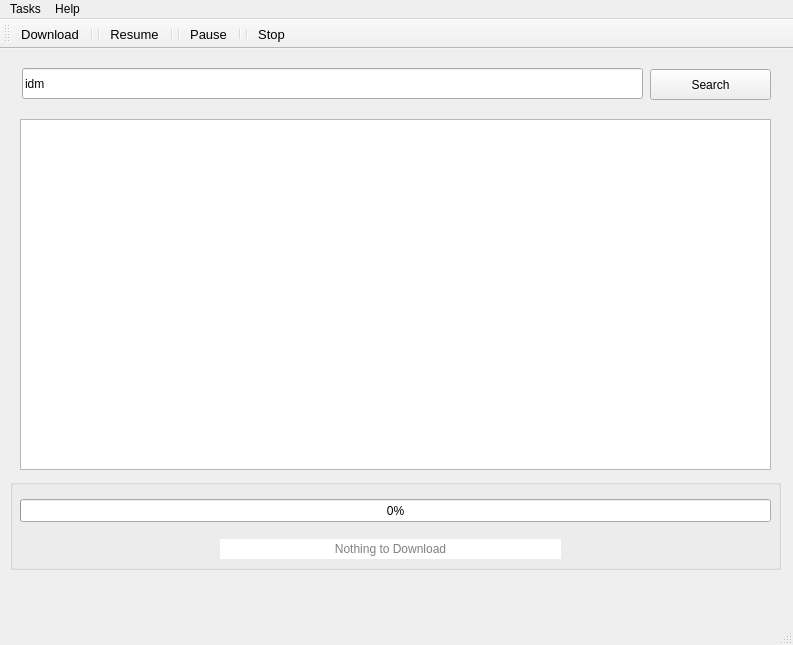
<?xml version="1.0" encoding="UTF-8"?>
<ui version="4.0">
 <class>MainWindow</class>
 <widget class="QMainWindow" name="MainWindow">
  <property name="geometry">
   <rect>
    <x>0</x>
    <y>0</y>
    <width>793</width>
    <height>645</height>
   </rect>
  </property>
  <property name="windowTitle">
   <string>MainWindow</string>
  </property>
  <property name="iconSize">
   <size>
    <width>25</width>
    <height>25</height>
   </size>
  </property>
  <widget class="QWidget" name="centralwidget">
   <widget class="QLineEdit" name="searchBar">
    <property name="geometry">
     <rect>
      <x>22</x>
      <y>19</y>
      <width>621</width>
      <height>31</height>
     </rect>
    </property>
    <property name="text">
     <string>idm</string>
    </property>
    <property name="frame">
     <bool>true</bool>
    </property>
    <property name="alignment">
     <set>Qt::AlignLeading|Qt::AlignLeft|Qt::AlignVCenter</set>
    </property>
    <property name="dragEnabled">
     <bool>true</bool>
    </property>
    <property name="placeholderText">
     <string>Search softwares on Torrent</string>
    </property>
    <property name="cursorMoveStyle">
     <enum>Qt::LogicalMoveStyle</enum>
    </property>
   </widget>
   <widget class="QGroupBox" name="groupBox">
    <property name="geometry">
     <rect>
      <x>10</x>
      <y>430</y>
      <width>771</width>
      <height>91</height>
     </rect>
    </property>
    <property name="styleSheet">
     <string notr="true"/>
    </property>
    <property name="title">
     <string/>
    </property>
    <widget class="QProgressBar" name="progressBar">
     <property name="geometry">
      <rect>
       <x>10</x>
       <y>20</y>
       <width>751</width>
       <height>23</height>
      </rect>
     </property>
     <property name="mouseTracking">
      <bool>false</bool>
     </property>
     <property name="focusPolicy">
      <enum>Qt::NoFocus</enum>
     </property>
     <property name="autoFillBackground">
      <bool>false</bool>
     </property>
     <property name="value">
      <number>0</number>
     </property>
     <property name="alignment">
      <set>Qt::AlignCenter</set>
     </property>
    </widget>
    <widget class="QLineEdit" name="status">
     <property name="geometry">
      <rect>
       <x>210</x>
       <y>60</y>
       <width>341</width>
       <height>20</height>
      </rect>
     </property>
     <property name="focusPolicy">
      <enum>Qt::NoFocus</enum>
     </property>
     <property name="text">
      <string/>
     </property>
     <property name="frame">
      <bool>false</bool>
     </property>
     <property name="alignment">
      <set>Qt::AlignCenter</set>
     </property>
     <property name="readOnly">
      <bool>true</bool>
     </property>
     <property name="placeholderText">
      <string>Nothing to Download</string>
     </property>
    </widget>
   </widget>
   <widget class="QPushButton" name="pushButton">
    <property name="geometry">
     <rect>
      <x>650</x>
      <y>20</y>
      <width>121</width>
      <height>31</height>
     </rect>
    </property>
    <property name="text">
     <string>Search</string>
    </property>
   </widget>
   <widget class="QTableWidget" name="tableWidget">
    <property name="geometry">
     <rect>
      <x>20</x>
      <y>70</y>
      <width>751</width>
      <height>351</height>
     </rect>
    </property>
    <attribute name="verticalHeaderShowSortIndicator" stdset="0">
     <bool>true</bool>
    </attribute>
   </widget>
  </widget>
  <widget class="QMenuBar" name="menubar">
   <property name="geometry">
    <rect>
     <x>0</x>
     <y>0</y>
     <width>793</width>
     <height>21</height>
    </rect>
   </property>
   <widget class="QMenu" name="menuOptions">
    <property name="title">
     <string>Help</string>
    </property>
    <addaction name="actionTutorials"/>
    <addaction name="separator"/>
    <addaction name="actionContact"/>
    <addaction name="actionAbout"/>
    <addaction name="actionDonate"/>
   </widget>
   <widget class="QMenu" name="menuTasks">
    <property name="title">
     <string>Tasks</string>
    </property>
    <addaction name="actionDownload"/>
    <addaction name="separator"/>
    <addaction name="actionResume"/>
    <addaction name="actionPause"/>
    <addaction name="actionStop"/>
    <addaction name="actionLocation"/>
    <addaction name="separator"/>
    <addaction name="actionExit"/>
   </widget>
   <addaction name="menuTasks"/>
   <addaction name="menuOptions"/>
  </widget>
  <widget class="QToolBar" name="toolBar">
   <property name="windowTitle">
    <string>toolBar</string>
   </property>
   <property name="iconSize">
    <size>
     <width>50</width>
     <height>50</height>
    </size>
   </property>
   <property name="toolButtonStyle">
    <enum>Qt::ToolButtonTextUnderIcon</enum>
   </property>
   <property name="floatable">
    <bool>true</bool>
   </property>
   <attribute name="toolBarArea">
    <enum>TopToolBarArea</enum>
   </attribute>
   <attribute name="toolBarBreak">
    <bool>false</bool>
   </attribute>
   <addaction name="actionDownload"/>
   <addaction name="separator"/>
   <addaction name="separator"/>
   <addaction name="actionResume"/>
   <addaction name="separator"/>
   <addaction name="separator"/>
   <addaction name="actionPause"/>
   <addaction name="separator"/>
   <addaction name="separator"/>
   <addaction name="actionStop"/>
  </widget>
  <widget class="QStatusBar" name="statusBar"/>
  <action name="actionTutorials">
   <property name="text">
    <string>Tutorials</string>
   </property>
  </action>
  <action name="actionDownload">
   <property name="icon">
    <iconset>
     <normalon>:/download2.png</normalon>
    </iconset>
   </property>
   <property name="text">
    <string>Download</string>
   </property>
   <property name="statusTip">
    <string>Download</string>
   </property>
   <property name="font">
    <font>
     <family>MS Shell Dlg 2</family>
     <pointsize>10</pointsize>
    </font>
   </property>
  </action>
  <action name="actionResume">
   <property name="icon">
    <iconset resource="icons/icons.qrc">
     <normaloff>:/resume.png</normaloff>:/resume.png</iconset>
   </property>
   <property name="text">
    <string>Resume</string>
   </property>
   <property name="font">
    <font>
     <pointsize>10</pointsize>
    </font>
   </property>
  </action>
  <action name="actionPause">
   <property name="icon">
    <iconset resource="icons/icons.qrc">
     <normaloff>:/pause.png</normaloff>:/pause.png</iconset>
   </property>
   <property name="text">
    <string>Pause</string>
   </property>
   <property name="font">
    <font>
     <pointsize>10</pointsize>
    </font>
   </property>
  </action>
  <action name="actionStop">
   <property name="icon">
    <iconset resource="icons/icons.qrc">
     <normaloff>:/stop.png</normaloff>:/stop.png</iconset>
   </property>
   <property name="text">
    <string>Stop</string>
   </property>
   <property name="font">
    <font>
     <pointsize>10</pointsize>
    </font>
   </property>
  </action>
  <action name="actionAbout">
   <property name="text">
    <string>About</string>
   </property>
  </action>
  <action name="actionDonate">
   <property name="text">
    <string>Donate</string>
   </property>
   <property name="font">
    <font>
     <pointsize>10</pointsize>
    </font>
   </property>
  </action>
  <action name="actionLocation">
   <property name="text">
    <string>Default Save Location</string>
   </property>
  </action>
  <action name="actionExit">
   <property name="text">
    <string>Exit</string>
   </property>
  </action>
  <action name="actionContact">
   <property name="text">
    <string>Contact</string>
   </property>
  </action>
 </widget>
 <resources>
  <include location="icons/icons.qrc"/>
 </resources>
 <connections/>
</ui>
